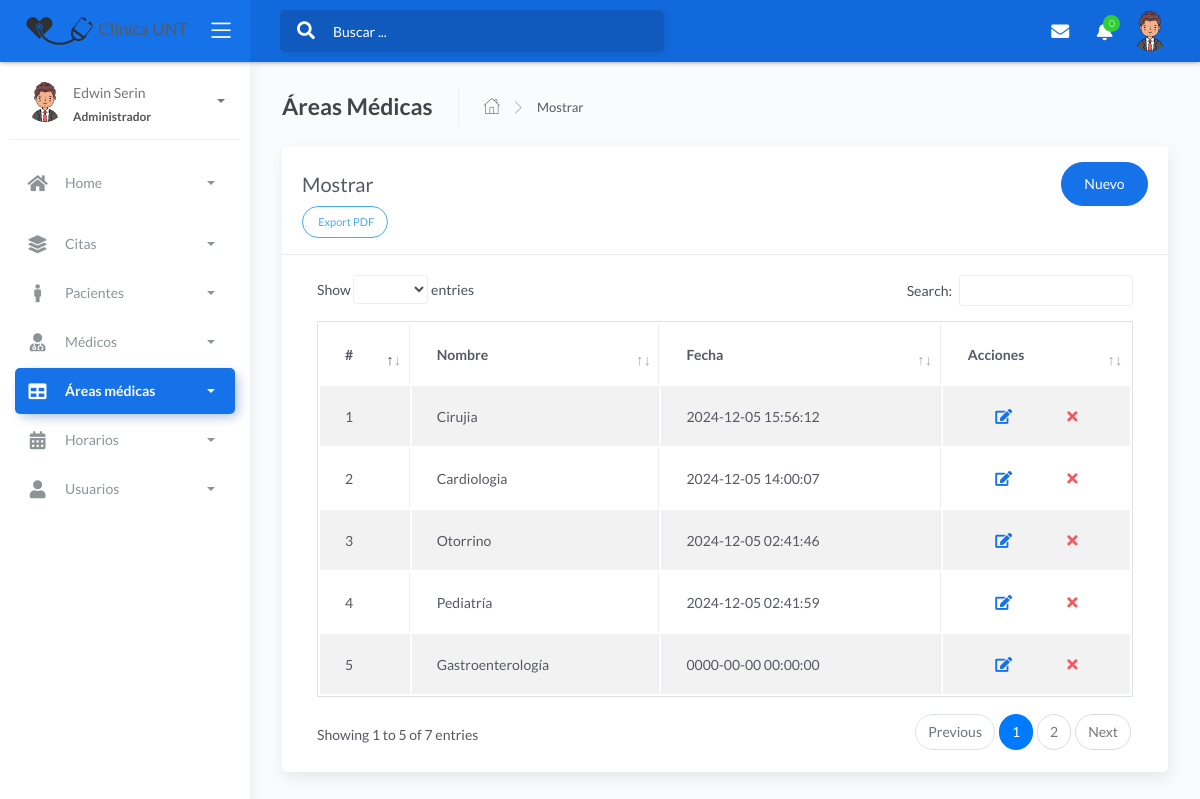
The app's page /folder/specialty.php (signed in) with its own data.
### tables this page shows
CREATE TABLE `specialty` (
  `codespe` int(11) NOT NULL,
  `nombrees` varchar(50) NOT NULL,
  `fecha_create` timestamp NOT NULL DEFAULT current_timestamp() ON UPDATE current_timestamp()
);

### controller/specialtycontroller.php (called while the page is built, shortened)
<?php
require_once '../model/modelspecialty.php';
class SpecialtyController {
    public function mostrar() {
        $specialty = new Modelo();
        $dato = $specialty->mostrar("specialty", "1");
        require_once '../view/specialty/mostrar.php';
    }
}

### model/modelspecialty.php (called while the page is built, shortened)
<?php
class Modelo{
  private $specialty;
  private $db;
  public function __construct(){
      $this->specialty=array();
      $this->db=new PDO('mysql:host=localhost;dbname=proyecto_final',"root","");
  }
  public function mostrar($tabla,$condicion){
      $consulta="SELECT * FROM specialty";
      $resultado=$this->db->query($consulta);
      while ($tabla=$resultado->fetchAll(PDO::FETCH_ASSOC)) {
          $this->specialty[]=$tabla;
      }
      return $this->specialty;
    }
}
 ?>

### view/specialty/mostrar.php (the view, shortened to what this page needs)
<!DOCTYPE html>
<html lang="en">
<head>
	<link rel="stylesheet" href="../assets/css/bootstrap.min.css">
	<link rel="stylesheet" href="../assets/css/atlantis.min.css">
	<link rel="stylesheet" href="../assets/css/demo.css">
</head>
<body>
	<div class="wrapper">
		<div class="main-header">
			<div class="logo-header" data-background-color="blue">
				<a href="../view/admin/admin.php" class="logo">
					<img src="../assets/img/ok.png" alt="navbar brand" class="navbar-brand"> Clínica UNT</span>
				</a>
				<div class="nav-toggle">
					<button class="btn btn-toggle toggle-sidebar">
						<i class="icon-menu"></i>
					</button>
				</div>
			</div>
			<nav class="navbar navbar-header navbar-expand-lg" data-background-color="blue2">
				<div class="container-fluid">
					<div class="collapse" id="search-nav">
						<form class="navbar-left navbar-form nav-search mr-md-3">
							<div class="input-group">
								<div class="input-group-prepend">
									<button type="submit" class="btn btn-search pr-1">
										<i class="fa fa-search search-icon"></i>
									</button>
								</div>
								<input type="text" placeholder="Buscar ..." class="form-control">
							</div>
						</form>
					</div>
					<ul class="navbar-nav topbar-nav ml-md-auto align-items-center">
						<li class="nav-item dropdown hidden-caret">
							<a class="nav-link dropdown-toggle" href="#" id="messageDropdown" role="button" data-toggle="dropdown" aria-haspopup="true" aria-expanded="false">
								<i class="fa fa-envelope"></i>
							</a>
						</li>
						<li class="nav-item dropdown hidden-caret">
							<a class="nav-link dropdown-toggle" href="#" id="notifDropdown" role="button" data-toggle="dropdown" aria-haspopup="true" aria-expanded="false">
								<i class="fa fa-bell"></i>
								<span class="notification">0</span>
							</a>
						</li>
						<li class="nav-item dropdown hidden-caret">
							<a class="dropdown-toggle profile-pic" data-toggle="dropdown" href="#" aria-expanded="false">
								<div class="avatar-sm">
									<img src="../assets/img/hombre.png" alt="..." class="avatar-img rounded-circle">
								</div>
							</a>
						</li>
					</ul>
				</div>
			</nav>
		</div>
		<div class="sidebar sidebar-style-2">
			<div class="sidebar-wrapper scrollbar scrollbar-inner">
				<div class="sidebar-content">
					<div class="user">
						<div class="avatar-sm float-left mr-2">
							<img src="../assets/img/hombre.png" alt="..." class="avatar-img rounded-circle">
						</div>
						<div class="info">
							<a data-toggle="collapse" href="#collapseExample" aria-expanded="true">
								<span>
									<?php echo ucfirst($_SESSION['nombre']); ?>
									<span class="user-level">Administrador</span>
									<span class="caret"></span>
								</span>
							</a>
						</div>
					</div>
					<ul class="nav nav-primary">
						<li class="nav-item">
							<a data-toggle="collapse" href="#dashboard" class="collapsed" aria-expanded="false">
								<i class="fas fa-home"></i>
								<p>Home</p>
								<span class="caret"></span>
							</a>
						</li>
						<li class="nav-item">
							<a data-toggle="collapse" href="#base">
								<i class="fas fa-layer-group"></i>
								<p>Citas</p>
								<span class="caret"></span>
							</a>
						</li>
						<li class="nav-item">
							<a data-toggle="collapse" href="#sidebarLayouts">
								<i class="fas fa-male"></i>
								<p>Pacientes</p>
								<span class="caret"></span>
							</a>
						</li>
						<li class="nav-item">
							<a data-toggle="collapse" href="#forms">
								<i class="fas fa-user-md"></i>
								<p>Médicos</p>
								<span class="caret"></span>
							</a>
						</li>
						<li class="nav-item active">
							<a data-toggle="collapse" href="#tables">
								<i class="fas fa-table"></i>
								<p>Áreas médicas</p>
								<span class="caret"></span>
							</a>
						</li>
						<li class="nav-item">
							<a data-toggle="collapse" href="#calendar">
								<i class="fas fa-calendar-alt"></i>
								<p>Horarios</p>
								<span class="caret"></span>
							</a>
						</li>
						<li class="nav-item">
							<a data-toggle="collapse" href="#user">
								<i class="fas fa-user"></i>
								<p>Usuarios</p>
								<span class="caret"></span>
							</a>
						</li>
					</ul>
				</div>
			</div>
		</div>
		<div class="main-panel">
			<div class="content">
				<div class="page-inner">
					<div class="page-header">
						<h4 class="page-title">Áreas Médicas</h4>
						<ul class="breadcrumbs">
							<li class="nav-home">
								<a href="../view/admin/admin.php">
									<i class="flaticon-home"></i>
								</a>
							</li>
							<li class="separator">
								<i class="flaticon-right-arrow"></i>
							</li>
							<li class="nav-item">
								<a href="#">Mostrar</a>
							</li>
						</ul>
					</div>
					<div class="row">
						<div class="col-md-12">
							<div class="card">
								<div class="card-header">
									<div class="d-flex align-items-center">
										<h4 class="card-title">Mostrar</h4>
										<a href="#addRowModal" class="btn btn-primary btn-round ml-auto" data-toggle="modal">Nuevo</a>
									</div>
									<div class="card-tools">
											<a href="../view/specialty/reporte.php" class="btn btn-info btn-border btn-round btn-sm mr-2">
												Export PDF
											</a>
										</div>
								</div>
								<div class="card-body">
									<div class="table-responsive">
										<table id="add-row" class="table table-bordered table-striped" style="margin-top:20px;" >
											<thead>
												<tr>
													<th>#</th>
													<th>Nombre</th>
													<th>Fecha</th>
													<th style="width: 10%">Acciones</th>
												</tr>
											</thead>
										<tbody>
											<?php
												$database = new Connection();
												$db = $database->open();
												try{
													$sql = 'SELECT specialty.codespe,specialty.nombrees,specialty.fecha_create  FROM specialty';
													foreach ($db->query($sql) as $row) {
														?>
														<tr>
															<td><?php echo $row['codespe']; ?></td>
															<td><?php echo $row['nombrees']; ?></td>
															<td><?php echo $row['fecha_create']; ?></td>
															<td>
																<div class="form-button-action">
												<button href="#editRowModal=<?php echo $row['codespe'];?>" class="btn btn-link btn-primary btn-lg" data-toggle="modal"  title="" data-original-title="Edit Task" data-target="#editRowModal<?php echo $row['codespe']; ?>">
														<i class="fa fa-edit"></i>
															</button>
															<button href="#deleteRowModal=<?php echo $row['codespe'];?>" class="btn btn-link btn-danger btn-lg" data-toggle="modal"  title="" data-original-title="Delete Task" data-target="#deleteRowModal<?php echo $row['codespe']; ?>">
														<i class="fa fa-times"></i>
															</button>
															</div>
																		</td>
																	</tr>
																	<?php
																}
															}
															catch(PDOException $e){
																echo "Hubo un problema en la conexión: " . $e->getMessage();
															}
														?>
																</tbody>
										</table>
									</div>
								</div>
							</div>
						</div>
					</div>
				</div>
			</div>
		</div>
	</div>
</body>
</html>

### folder/specialty.php (shortened to what this page needs)
<?php
require_once '../controller/specialtycontroller.php';
$objespe=new specialtycontroller();
$op="mostrar";
    if($op=="mostrar")
    $objespe->mostrar();
    elseif ($op=="nuevo")
        $objespe->nuevo();
    elseif ($op=="guardar")
        $objespe->guardar();
    elseif ($op=="editar")
        $objespe->editar();
    elseif($op=="update")
        $objespe->update();
        elseif($op=="insertar")
            $objespe->insertar();
        elseif($op=="recibir")
            $objespe->recibir();
            elseif($op=="eliminar")
                $objespe->eliminar();
?>

### records on screen
specialty: codespe "1", nombrees "Cirujia", fecha_create "2024-12-05 15:56:12"
specialty: codespe "2", nombrees "Cardiologia", fecha_create "2024-12-05 14:00:07"
specialty: codespe "3", nombrees "Otorrino", fecha_create "2024-12-05 02:41:46"
specialty: codespe "4", nombrees "Pediatría", fecha_create "2024-12-05 02:41:59"
specialty: codespe "5", nombrees "Gastroenterología", fecha_create "0000-00-00 00:00:00"

### other values on screen
$_SESSION['nombre'] "Edwin Serin"
